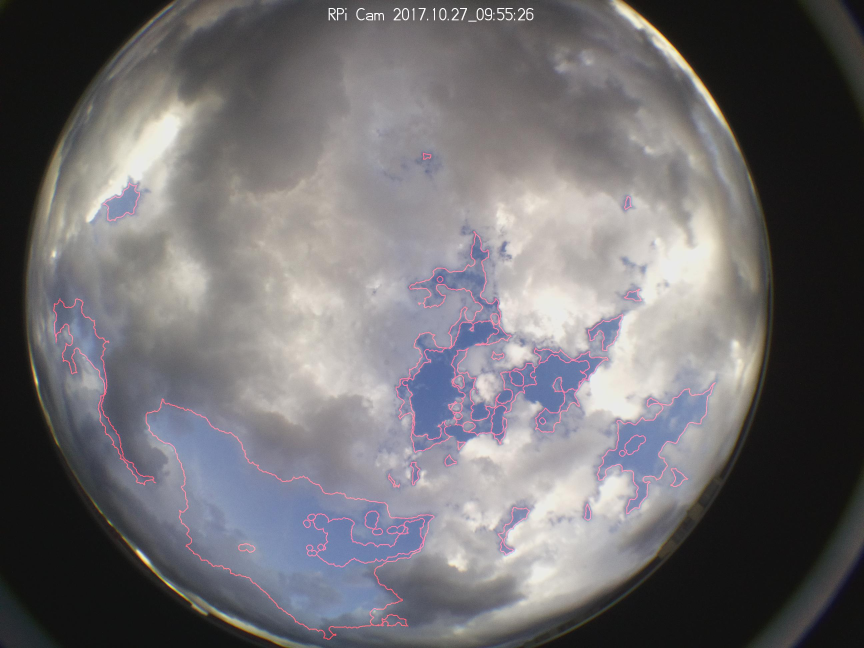
#> input picture miscellaneous/matlab_contour_tl_0020_0746_20171027_095526.jpg, 2592 x 1944 px, given as the content of the folder C:/Users/tahorvat/PycharmProjects/Segmentation/rpiCam, which was not available (shown at 1/3 size)
$ python testAnimFlow.py
#> lines starting #> are read from the running program, lines starting #| are printed output that depends on the picture; pictures that were not available may be replaced by others from this repository, and a replacement may not be noted
import cv2
import glob, os
from os.path import join
import numpy as np
from matplotlib import pyplot as plt
#from mpl_toolkits.axes_grid.inset_locator import (inset_axes, InsetPosition, mark_inset)
from mpl_toolkits.axes_grid1.anchored_artists import AnchoredDrawingArea


rpicam_path = r'C:\Users\tahorvat\PycharmProjects\Segmentation\rpiCam'  # @ Lab
#rpicam_path = r'C:\Hoa_Python_Projects\segmentation\rpiCam'  # @ home


global hue
global saturation
global value

hue = 0
saturation = 0
value = 0

# [65 lines left out: functions draw_flow, visualize_flow, blend_images, not called in this run]

def readImages():
    list_names = []

    for file in sorted(glob.glob(join(rpicam_path,'*.jpg'))):
          list_names.append(file)

    return list_names

def main():
    try:
        fig = plt.figure(1)
        ax = fig.add_subplot(1, 1, 1)
        plt.title('Optical Flow')

        # inset Axes
        inset = fig.add_axes([0.75,0.75,0.3,0.2], frameon=False)   #[posx,posy, width,hight]
        inset.axes.get_xaxis().set_visible(False)
        inset.axes.get_yaxis().set_visible(False)

        list_names = readImages()

        frame1 = cv2.imread(list_names[0], 1)
#> frame1 is the input picture: shape (1944, 2592, 3); mean B, G, R 113.2, 110.2, 112.5
        frame1 = cv2.resize(frame1, None, fx=0.25, fy=0.25)
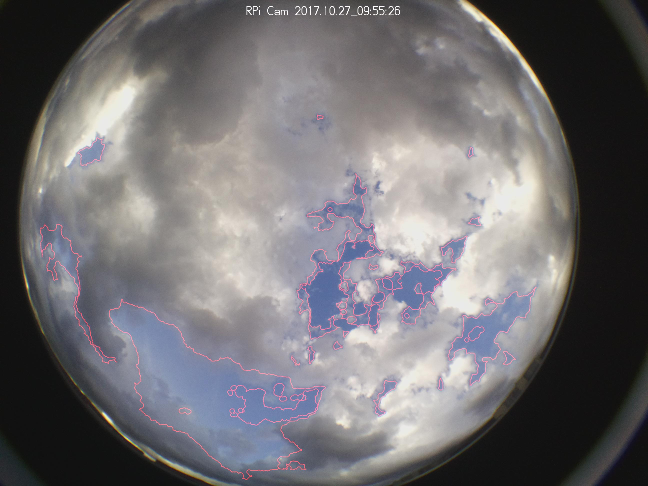
#> frame1: shape (486, 648, 3); mean B, G, R 113.3, 110.3, 112.6
        prev   = cv2.cvtColor(frame1, cv2.COLOR_BGR2GRAY)
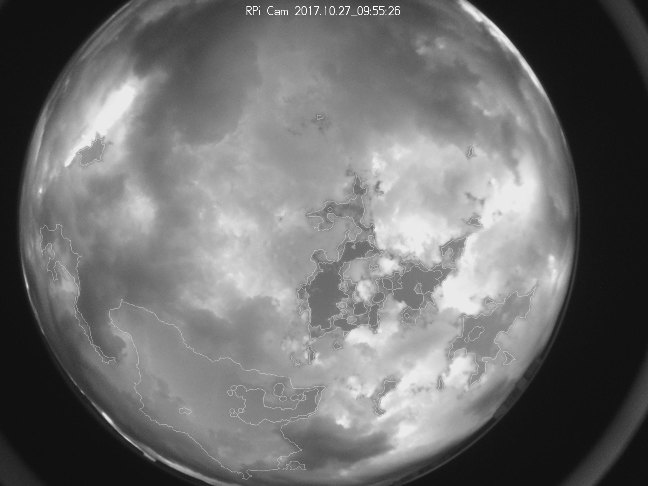
#> prev: shape (486, 648); min 14, max 255, mean 111.4

        next_img  = ax.imshow(frame1)
        next_flow = inset.imshow(frame1)    # wenn inset verwendet wird

        fig.show()
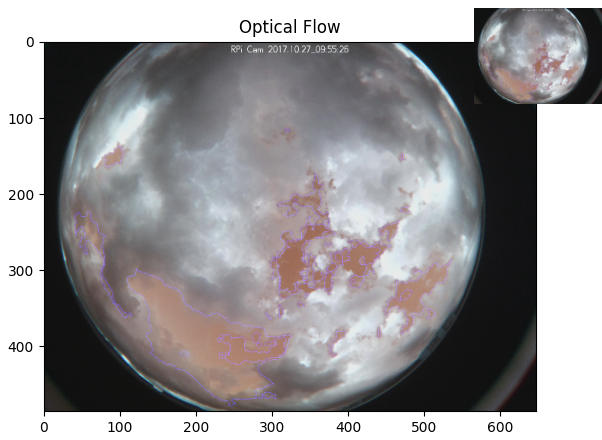
#> figure drawn by matplotlib, 2 panels; B, G, R data is drawn as R, G, B

        counter = 1

        while counter < len(list_names):

            print('\r{} Frame '.format(counter), end="")

            frame2 = cv2.imread(list_names[counter],1)
            frame2 = cv2.cvtColor(frame2, cv2.COLOR_BGR2RGB)
            frame2 = cv2.resize(frame2, None, fx=0.25, fy=0.25)
            next = cv2.cvtColor(frame2, cv2.COLOR_BGR2GRAY)

          # flow = cv2.calcOpticalFlowFarneback(prev, next, None, 0.5, 3, 15, 3, 5, 1.2, 0) # orginal
            flow = cv2.calcOpticalFlowFarneback(prev, next, None, 0.5, 5, 15, 3, 5, 1.1, cv2.OPTFLOW_FARNEBACK_GAUSSIAN)

            #mag, ang = cv2.cartToPolar(flow[..., 0], flow[..., 1])   # Obtain the flow magnitude and direction angle

            #Plot graph i inset
            #inset.cla()
            #inset.plot(mag[-1], color='green')


            # ohne blending
            hsv_flow = visualize_flow(flow)
            next_flow.set_data(hsv_flow)

            imgWithFlow_gray = draw_flow(frame2, flow)  # frame2 -> next
            next_img.set_data(imgWithFlow_gray)

            fig.canvas.draw()
            plt.pause(.01)

            # Make next frame previous frame
            prev = next.copy()
            counter += 1

            if counter >= len(list_names):
                counter = 1
                prev = cv2.cvtColor(frame1, cv2.COLOR_BGR2GRAY)


        print('done !')

    except Exception as e:
        print('MAIN: Error in main: ' + str(e))


if __name__ == '__main__':
    main()
